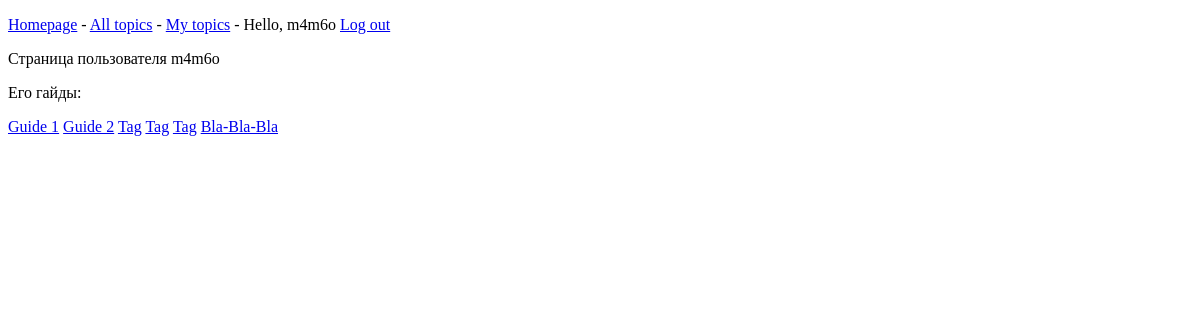
/users/1/ (signed in), run on an earlier commit of the app's database.
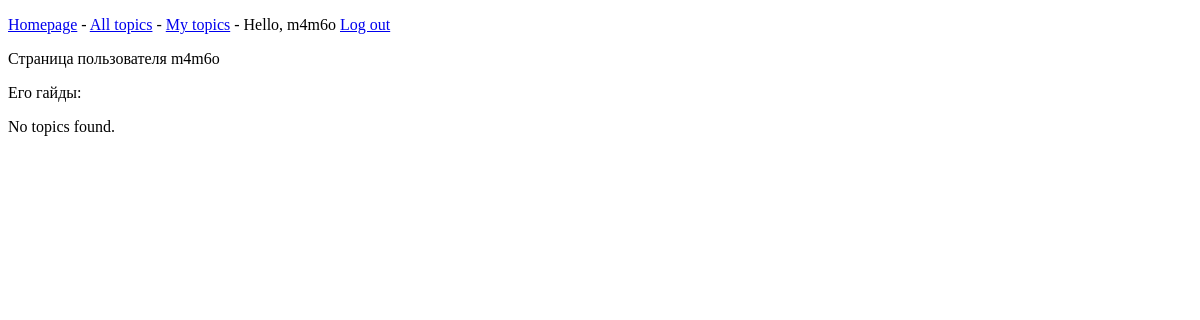
And on a later commit of the database.
### GuideForum/models.py (models this page shows, shortened)
class Topic(models.Model):
    title = models.CharField(max_length=200)
    date_added = models.DateTimeField(auto_now_add=True)
    owner = models.ForeignKey(User, on_delete=models.DO_NOTHING, default="1")
    text = models.TextField()
    rating = models.IntegerField(default=0)
    tags = models.ManyToManyField(Tag)
    preview = models.ImageField(upload_to='previews/', default='previews/blank.png')
    likes = models.ManyToManyField(User, related_name='liked_topics', blank=True)

### GuideForum/views.py (the view)
# urls.py: path('users/<int:user_id>/', views.user_profile, name='user_profile'),
@login_required()
def user_profile(request, user_id):
    user = User.objects.get(id=user_id)
    context = {'user': user}
    return render(request, 'user_profile.html', context)

### templates/user_profile.html
{% extends 'base.html' %}
{% block content %}
    <p>Страница пользователя {{ user.username }}</p>
    <p>Его гайды:</p>
    {% for topic in user.topic_set.all %}
        <a href="{% url 'topic' topic.id %}">{{ topic.title }}</a>
    {% empty %}
        <p>No topics found.</p>
    {% endfor %}
{% endblock content %}

What changed in the data, as far as the page shows it:
removed Topic: title "Guide 1"
removed Topic: title "Guide 2"
removed Topic: title "Tag"
removed Topic: title "Tag"
removed Topic: title "Tag"
removed Topic: title "Bla-Bla-Bla"
Also different on the page:
text now shown: "No topics found."
